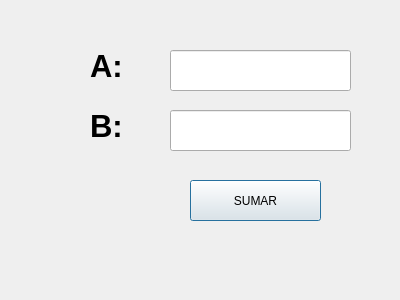
<?xml version="1.0" encoding="UTF-8"?>
<ui version="4.0">
 <class>Dialog</class>
 <widget class="QDialog" name="Dialog">
  <property name="geometry">
   <rect>
    <x>0</x>
    <y>0</y>
    <width>400</width>
    <height>300</height>
   </rect>
  </property>
  <property name="windowTitle">
   <string>Dialog</string>
  </property>
  <widget class="QLineEdit" name="txt_b">
   <property name="geometry">
    <rect>
     <x>170</x>
     <y>110</y>
     <width>181</width>
     <height>41</height>
    </rect>
   </property>
   <property name="font">
    <font>
     <pointsize>22</pointsize>
     <weight>75</weight>
     <bold>true</bold>
     <underline>false</underline>
     <strikeout>false</strikeout>
    </font>
   </property>
   <property name="toolTip">
    <string>&lt;html&gt;&lt;head/&gt;&lt;body&gt;&lt;p align=&quot;center&quot;&gt;&lt;br/&gt;&lt;/p&gt;&lt;/body&gt;&lt;/html&gt;</string>
   </property>
   <property name="whatsThis">
    <string>&lt;html&gt;&lt;head/&gt;&lt;body&gt;&lt;p&gt;&lt;br/&gt;&lt;/p&gt;&lt;/body&gt;&lt;/html&gt;</string>
   </property>
   <property name="styleSheet">
    <string notr="true"/>
   </property>
   <property name="text">
    <string/>
   </property>
  </widget>
  <widget class="QLineEdit" name="txt_a">
   <property name="geometry">
    <rect>
     <x>170</x>
     <y>50</y>
     <width>181</width>
     <height>41</height>
    </rect>
   </property>
   <property name="font">
    <font>
     <pointsize>22</pointsize>
     <weight>75</weight>
     <bold>true</bold>
     <underline>false</underline>
     <strikeout>false</strikeout>
    </font>
   </property>
   <property name="toolTip">
    <string>&lt;html&gt;&lt;head/&gt;&lt;body&gt;&lt;p align=&quot;center&quot;&gt;&lt;br/&gt;&lt;/p&gt;&lt;/body&gt;&lt;/html&gt;</string>
   </property>
   <property name="whatsThis">
    <string>&lt;html&gt;&lt;head/&gt;&lt;body&gt;&lt;p&gt;&lt;br/&gt;&lt;/p&gt;&lt;/body&gt;&lt;/html&gt;</string>
   </property>
   <property name="styleSheet">
    <string notr="true"/>
   </property>
   <property name="text">
    <string/>
   </property>
  </widget>
  <widget class="QLabel" name="label">
   <property name="geometry">
    <rect>
     <x>90</x>
     <y>50</y>
     <width>61</width>
     <height>31</height>
    </rect>
   </property>
   <property name="font">
    <font>
     <pointsize>23</pointsize>
     <weight>75</weight>
     <bold>true</bold>
    </font>
   </property>
   <property name="text">
    <string>A:</string>
   </property>
  </widget>
  <widget class="QLabel" name="label_2">
   <property name="geometry">
    <rect>
     <x>90</x>
     <y>110</y>
     <width>61</width>
     <height>31</height>
    </rect>
   </property>
   <property name="font">
    <font>
     <pointsize>23</pointsize>
     <weight>75</weight>
     <bold>true</bold>
    </font>
   </property>
   <property name="text">
    <string>B:</string>
   </property>
  </widget>
  <widget class="QPushButton" name="btn_sumar">
   <property name="geometry">
    <rect>
     <x>190</x>
     <y>180</y>
     <width>131</width>
     <height>41</height>
    </rect>
   </property>
   <property name="text">
    <string>SUMAR</string>
   </property>
  </widget>
 </widget>
 <resources/>
 <connections/>
</ui>
